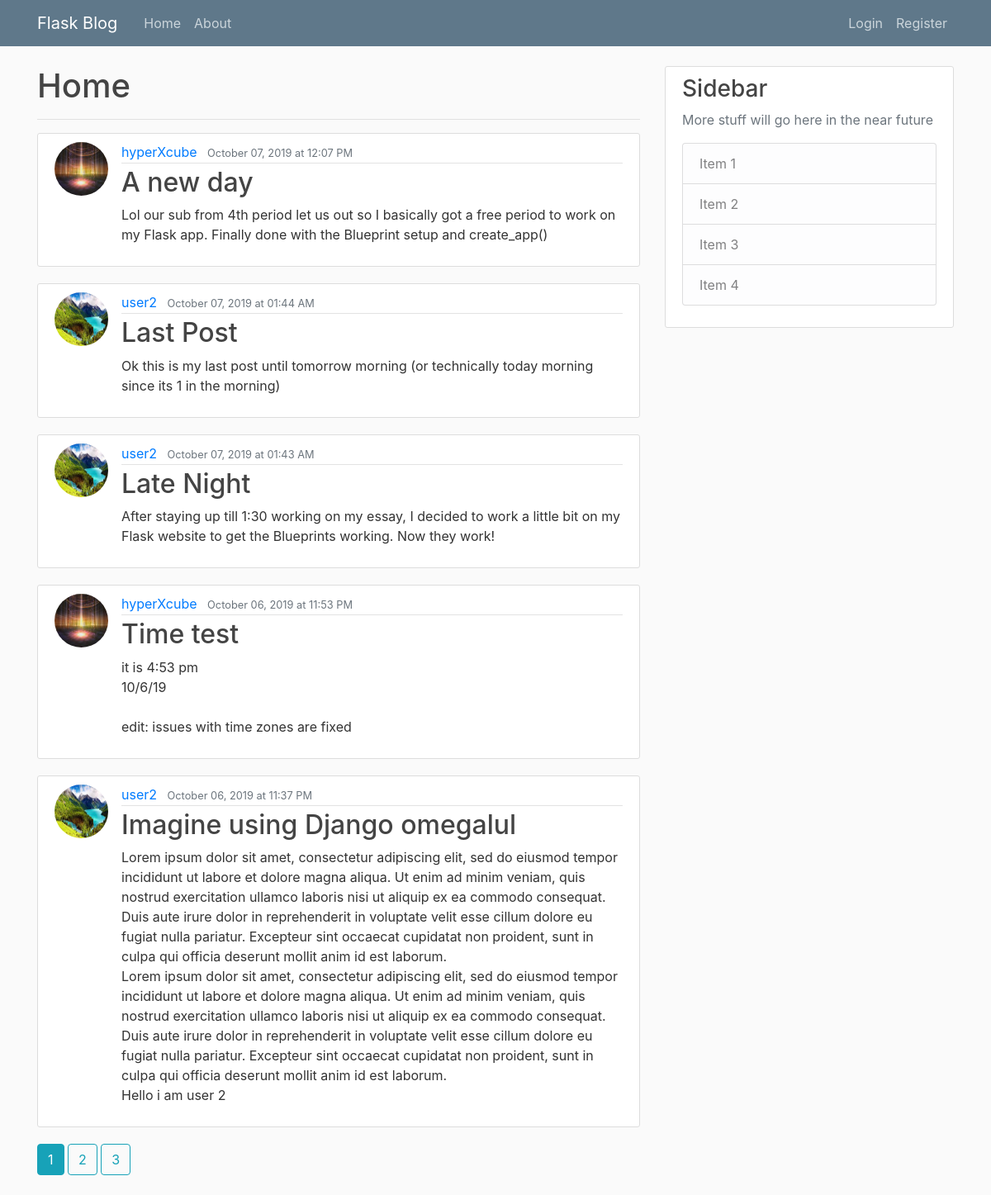
The page /home on the database its author committed.
### flask_blog/models.py (models this page shows, shortened)
class Post(db.Model):
    id = db.Column(db.Integer, primary_key=True)
    title = db.Column(db.String(100), nullable=False)
    post_date = db.Column(db.DateTime, nullable=False, default=datetime.now)
    content = db.Column(db.Text, nullable=False)
    author_id = db.Column(db.Integer, db.ForeignKey('user.id'), nullable=False)

class User(db.Model, UserMixin):
    id = db.Column(db.Integer, primary_key=True)
    username = db.Column(db.String(20), unique=True, nullable=False)
    email = db.Column(db.String(120), unique=True, nullable=False)
    profile_pic = db.Column(db.String(20), nullable=False, default='default.jpg')
    password = db.Column(db.String(60), nullable=False)
    posts = db.relationship('Post', backref='author', lazy=True)

### flask_blog/main/routes.py (the view)
@bp.route('/home')
def home():
    page = request.args.get('page', default=1, type=int)
    posts = Post.query.order_by(Post.post_date.desc()) # Arranged in descending order
    return render_template('home.html', posts=posts.paginate(per_page=5, page=page))

### flask_blog/templates/home.html
{% extends 'page.html' %}
{% block content %}
    <h1>Home</h1>
    <hr>
    {% for post in posts.items %}
        <article class="media content-section">
            <img class="rounded-circle article-img" src="{{ url_for('static', filename=post.author.profile_pic) }}">
            <div class="media-body">
                <div class="article-metadata">
                    <a class="mr-2" href="{{ url_for('users.user', username=post.author.username) }}">{{ post.author.username }}</a>
                    <small class="text-muted">{{ post.post_date.strftime('%B %d, %Y at %I:%M %p') }}</small>
                </div>
                <h2><a class="article-title" href="{{ url_for('posts.post', post_id=post.id) }}">{{ post.title }}</a></h2>
                <p class="article-content">{{ post.content }}</p>
            </div>
        </article>
    {% endfor %}
    {% for page_n in posts.iter_pages(left_edge=1, right_edge=2, left_current=1, right_current=2) %}
        {% if page_n %}
            {% if posts.page == page_n %}
                <a class="btn btn-info mb-4" href="{{ url_for('main.home', page=page_n) }}">{{ page_n }}</a>
            {% else %}
                <a class="btn btn-outline-info mb-4" href="{{ url_for('main.home', page=page_n) }}">{{ page_n }}</a>
            {% endif %}
        {% else %}
            . . .
        {% endif %}
    {% endfor %}
{% endblock %}

### flask_blog/templates/page.html (shortened to what this page needs)
<!DOCTYPE html>
<html lang="en">
<head>
    <link rel="stylesheet" href="https://stackpath.bootstrapcdn.com/bootstrap/4.3.1/css/bootstrap.min.css">
    <link rel="stylesheet" href="{{ url_for('static', filename='page.css') }}">
</head>
<body>
    <header class="site-header">
        <nav class="navbar navbar-expand-md navbar-dark bg-steel fixed-top">
            <div class="container">
                <a class="navbar-brand mr-4" href="/">Flask Blog</a>
                <div class="collapse navbar-collapse" id="navbarToggle">
                    <div class="navbar-nav mr-auto">
                        <a class="nav-item nav-link" href="{{ url_for('main.home') }}">Home</a>
                        <a class="nav-item nav-link" href="{{ url_for('main.about') }}">About</a>
                    </div>
                    <div class="navbar-nav">
                        {% if current_user.is_authenticated %}
                            <a class="nav-item nav-link" href="{{ url_for('users.account') }}">{{ current_user.username }}</a>
                            <a class="nav-item nav-link" href="{{ url_for('users.user', username=current_user.username) }}">My Posts</a>
                            <a class="nav-item nav-link" href="{{ url_for('posts.new_post') }}">New Post</a>
                            <a class="nav-item nav-link" href="{{ url_for('users.logout') }}">Logout</a>
                        {% else %}
                            <a class="nav-item nav-link" href="{{ url_for('users.login') }}">Login</a>
                            <a class="nav-item nav-link" href="{{ url_for('users.register') }}">Register</a>
                        {% endif %}
                    </div>
                </div>
            </div>
        </nav>
    </header>
    <main role="main" class="container">
        <div class="row">
            <div class="col-md-8">
                {% block content %}{% endblock %}
            </div>
            <div class="col-md-4">
                <div class="content-section">
                    <h3>Sidebar</h3>
                    <p class="text-muted">More stuff will go here in the near future
                        <ul class="list-group">
                            <li class="list-group-item list-group-item-light">Item 1</li>
                            <li class="list-group-item list-group-item-light">Item 2</li>
                            <li class="list-group-item list-group-item-light">Item 3</li>
                            <li class="list-group-item list-group-item-light">Item 4</li>
                        </ul>
                    </p>
                </div>
            </div>
        </div>
    </main>
</body>
</html>

### flask_blog/static/page.css (style rules this page uses)
body { background: #fafafa; color: #333333; margin-top: 5rem; }
h1, h2, h3, h4, h5, h6 { color: #444444; }
.bg-steel { background-color: #5f788a; }
.site-header .navbar-nav .nav-link { color: #cbd5db; }
.content-section { background: #ffffff; padding: 10px 20px; border: 1px solid #dddddd; border-radius: 3px; margin-bottom: 20px; }
.article-title { color: #444444; }
.article-content { white-space: pre-line; }
.article-img { height: 65px; width: 65px; margin-right: 16px; }
.article-metadata { padding-bottom: 1px; margin-bottom: 4px; border-bottom: 1px solid #e3e3e3 }

### rows shown on the page
Post: profile_pic (picture), author.username "hyperXcube", post_date "October 07, 2019 at 12:07 PM", title "A new day", content "Lol our sub from 4th period let us out so I basically got a free period to work on my Flask app. Finally done with the Blueprint setup and create_app()"
Post: profile_pic (picture), author.username "user2", post_date "October 07, 2019 at 01:44 AM", title "Last Post", content "Ok this is my last post until tomorrow morning (or technically today morning since its 1 in the morning)"
Post: profile_pic (picture), author.username "user2", post_date "October 07, 2019 at 01:43 AM", title "Late Night", content "After staying up till 1:30 working on my essay, I decided to work a little bit on my Flask website to get the Blueprints working. Now they work!"
Post: profile_pic (picture), author.username "hyperXcube", post_date "October 06, 2019 at 11:53 PM", title "Time test", content "it is 4:53 pm 10/6/19 edit: issues with time zones are fixed"
Post: profile_pic (picture), author.username "user2", post_date "October 06, 2019 at 11:37 PM", title "Imagine using Django omegalul", content "Lorem ipsum dolor sit amet, consectetur adipiscing elit, sed do eiusmod tempor incididunt ut labore et dolore magna aliqua. Ut enim ad minim veniam, quis nostrud exercitation ullamco laboris nisi ut aliquip ex ea commodo consequat. Duis aute irure dolor in reprehenderit in voluptate velit esse cillum dolore eu fugiat nulla pariatur. Excepteur sint occaecat cupidatat non proident, sunt in culpa qui officia deserunt mollit anim id est laborum. Lorem ipsum dolor sit amet, consectetur adipiscing elit, sed do eiusmod tempor incididunt ut labore et dolore magna aliqua. Ut enim ad minim veniam, quis nostrud exercitation ullamco laboris nisi ut aliquip ex ea commodo consequat. Duis aute irure dolor…"

### other values the page prints
{{ page_n }} "1"
{{ page_n }} "2" "3"
